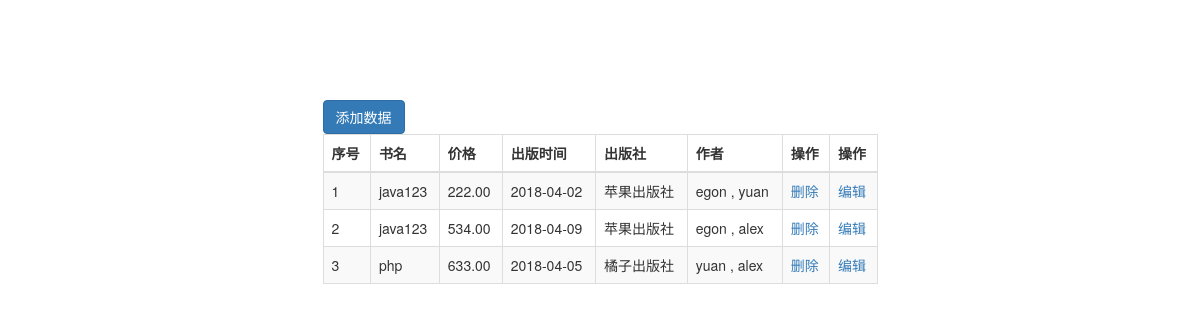
The page /books/ on the database its author committed.
### app01/models.py (models this page shows, shortened)
class Book(models.Model):
    title=models.CharField(max_length=32)
    price=models.DecimalField(max_digits=6,decimal_places=2)
    create_time=models.DateField()
    comment_num=models.IntegerField(default=0)
    poll_num=models.IntegerField(default=0)
    read_num=models.IntegerField(default=0)
    memo=models.CharField(max_length=32,default="")
    publish=models.ForeignKey(to="Publish",default=1)
    author=models.ManyToManyField("Author")

class Publish(models.Model):
    name=models.CharField(max_length=32)
    email=models.CharField(max_length=32)

class Author(models.Model):
    name=models.CharField(max_length=32)

### app01/views.py (the view)
# urls.py: url(r'^books/', books,),
def books(reqeust):
    book_list=Book.objects.all()
    return render(reqeust,"books.html",locals())

### templates/books.html (shortened to what this page needs)
<!DOCTYPE html>
<html lang="en">
<head>
    <link rel="stylesheet" href="/static/bs/css/bootstrap.css">
</head>
<body>
    <div class="container">
        <div class="row">
            <div class="col-md-6 col-md-offset-3">
                <a href="/addbook/"><button class="btn btn-primary">添加数据</button></a>
                <table class="table table-bordered table-striped">
                    <thead>
                         <tr>
                              <th>序号</th>
                              <th>书名</th>
                              <th>价格</th>
                              <th>出版时间</th>
                              <th>出版社</th>
                              <th>作者</th>
                              <th>操作</th>
                              <th>操作</th>
                         </tr>
                    </thead>
                    <tbody>
                         {% for book in book_list %}
                         <tr>
                             <td>{{ forloop.counter }}</td>
                             <td>{{ book.title }}</td>
                             <td>{{ book.price }}</td>
                             <td>{{ book.create_time|date:"Y-m-d" }}</td>
                             <td>{{ book.publish.name }}</td>
                             <td>
                                 {% for author in book.author.all %}
                                 {{ author.name }}
                                     {% if not forloop.last %}
                                     ,
                                     {% endif %}
                                 {% endfor %}
                             </td>
                         <td>
                             <a href="/del/{{ book.pk }}">删除</a>
                         </td>
                         <td>
                             <a href="/edit/{{ book.pk }}">编辑</a>
                         </td>
                         </tr>
                         {% endfor %}
                    </tbody>
                </table>
            </div>
        </div>
    </div>
</body>
</html>

### templates/books.html (style rules this page uses)
.container { margin-top: 100px; }

### rows shown on the page
Book: title "java123", price "222.00", create_time "2018-04-02", publish.name "苹果出版社"
Author: name "egon"
Author: name "yuan"
Book: title "java123", price "534.00", create_time "2018-04-09", publish.name "苹果出版社"
Author: name "alex"
Book: title "php", price "633.00", create_time "2018-04-05", publish.name "橘子出版社"
